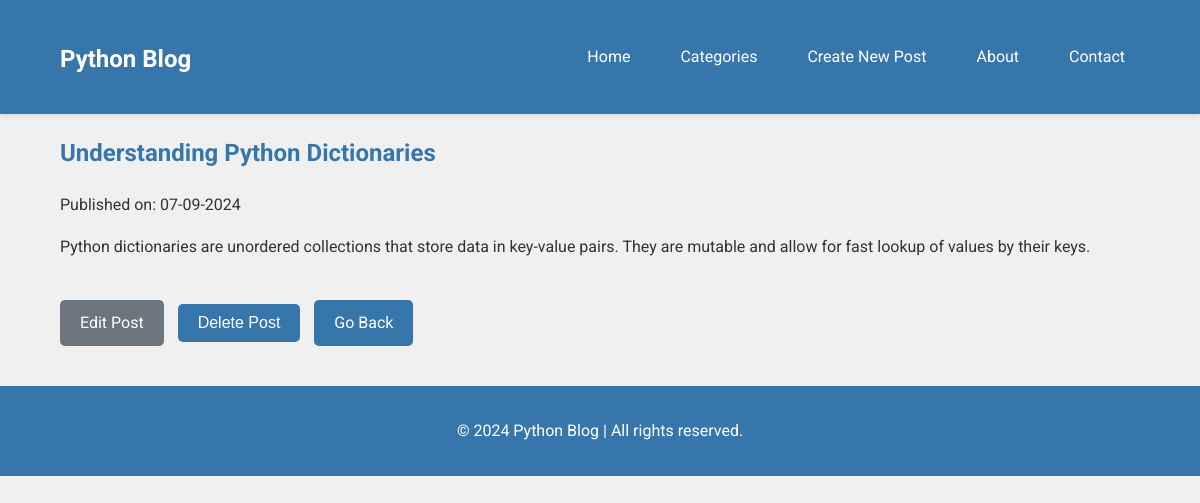
The app's page /post/4 with its own data.
### app/models.py (models this page shows, shortened)
class BlogPost(db.Model):
    id = db.Column(db.Integer, primary_key=True)
    title = db.Column(db.String(100), nullable=False)
    content = db.Column(db.Text, nullable=False)
    date_posted = db.Column(db.DateTime, nullable=False, default=datetime.utcnow)
    sections = db.relationship('BlogPostSection', backref='post', lazy=True)

### app/routes.py (the view)
@app.route('/post/<int:post_id>')
def post(post_id):
    post = BlogPost.query.options(db.joinedload(BlogPost.sections)).get_or_404(post_id)
    return render_template('blog_post.html', post=post)

### app/templates/blog_post.html (shortened to what this page needs)
{% extends "base.html" %}  {% block content %}
<article class="post">
  <h1>{{ post.title }}</h1>
  <p class="post-date">
    Published on: {{ post.date_posted.strftime('%d-%m-%Y') }}
  </p>
  <div class="post-content">{{ post.content | safe }}</div>
</article>
<div class="post-actions">
  <a
    href="{{ url_for('edit_post', post_id=post.id) }}"
    class="btn btn-secondary"
    >Edit Post</a
  >
  <form
    action="{{ url_for('delete_post', post_id=post.id) }}"
    method="POST"
    style="display: inline"
  >
    <button
      type="submit"
      class="btn btn-danger"
      onclick="return confirm('Are you sure you want to delete this post?');"
    >
      Delete Post
    </button>
  </form>
  <a href="{{ url_for('index') }}" class="btn">Go Back</a>
</div>
{% endblock %}

### app/static/css/style.css (style rules this page uses)
:root { --primary-color: #3776ab; --secondary-color: #ffd43b; --background-color: #f0f0f0; --text-color: #333; --nav-hover-color: #1d4166; }
body { font-family: "Roboto", sans-serif; line-height: 1.6; margin: 0; padding: 0; background-color: var(--background-color); color: var(--text-color); }
h1, h2, h3, h4, h5, h6 { color: var(--primary-color); }
.btn { display: inline-block; background: var(--primary-color); color: white; padding: 10px 15px; border: none; border-radius: 5px; text-decoration: none; font-size: 1rem; transition: background-color 0.3s ease, transform 0.3s ease; }
.post-actions { margin-top: 20px; padding-top: 20px; border-top: 1px solid #eee; }
.post-actions .btn { margin-right: 10px; }
.btn { padding: 10px 20px; font-size: 16px; cursor: pointer; }
.btn-secondary { background-color: #6c757d; color: white; border: none; }

### records on screen
BlogPost: title "Understanding Python Dictionaries", date_posted "07-09-2024", content "Python dictionaries are unordered collections that store data in key-value pairs. They are mutable and allow for fast lookup of values by their keys."
